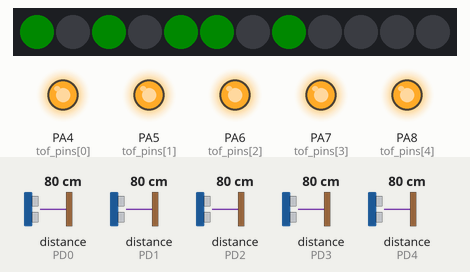
Bench run of a program on a simulated STM32 Black Pill. On the bench: 12 RGB LEDs in strip order, left to right, output pins drawn as LEDs (lit = HIGH). The inputs (shaded band) are chosen by the test bench; at power-on: distance to the obstacle (sensors on PD0, PD1, PD2, PD3, PD4) 80 cm. Dim RGB values are drawn brighter than linear.

Above: at 2.9 s.
3.0 s: distance to the obstacle (sensor on PD0) set to 2 cm
At 4.1 s:
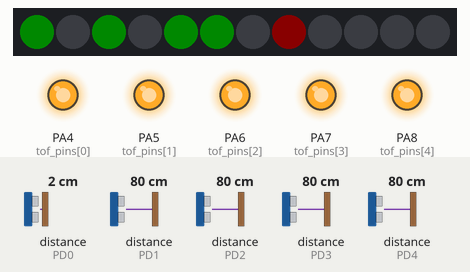
4.7 s: distance to the obstacle (sensor on PD1) set to 2 cm
At 5.2 s:
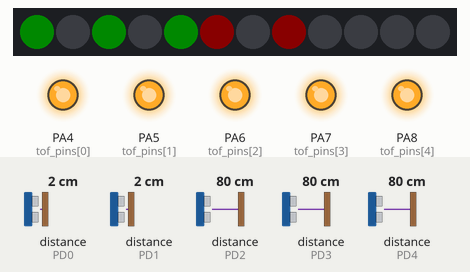
6.4 s: distance to the obstacle (sensor on PD2) set to 2 cm
At 7.5 s:
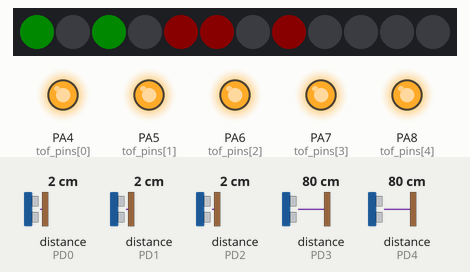
8.0 s: distance to the obstacle (sensor on PD3) set to 2 cm
At 8.5 s:
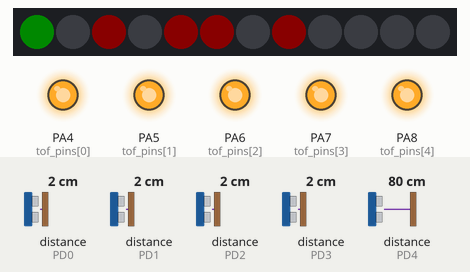
9.5 s: distance to the obstacle (sensor on PD4) set to 2 cm
At 10.7 s:
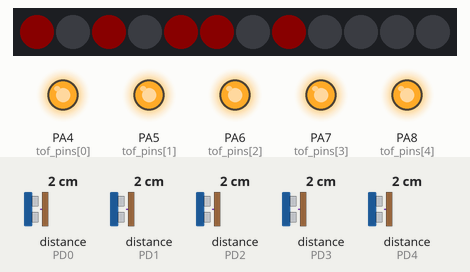
11.0 s: distance to the obstacle (sensor on PD0) set to 18 cm
At 11.8 s:
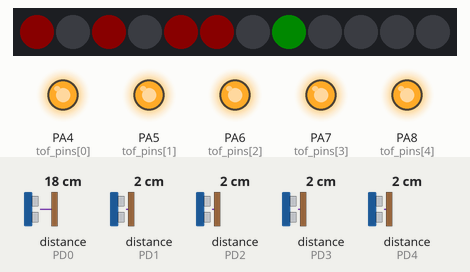
Timing chart, 0 to 13.7 s (numbered marks = the images above; inputs shaded):
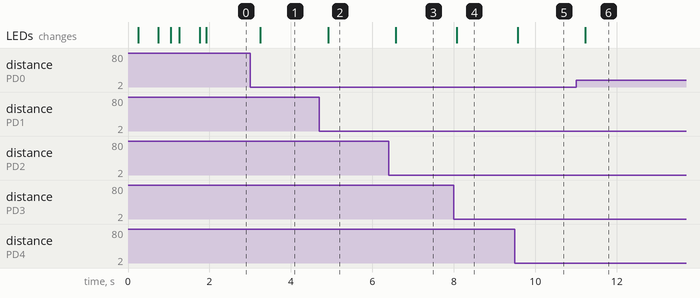

Measured:
- after the input at 3.0 s, the LEDs: change after 0.25 s (image 1)
- after the input at 4.7 s, the LEDs: change after 0.22 s (image 2)
- after the input at 6.4 s, the LEDs: change after 0.18 s (image 3)
- after the input at 8.0 s, the LEDs: change after 0.07 s (image 4)
- after the input at 9.5 s, the LEDs: change after 0.07 s (image 5)
- after the input at 11.0 s, the LEDs: change after 0.23 s (image 6)

The program:

main.cpp
```cpp
#include <Arduino.h>
#include <Adafruit_NeoPixel.h>
#include <VL53L0X.h>
#include <Wire.h>

#define NUMPIXELS 12
#define NeoPixelPIN PA11

#define I2C_SDA PB7
#define I2C_SCL PB6

Adafruit_NeoPixel pixels = Adafruit_NeoPixel(NUMPIXELS, NeoPixelPIN, NEO_GRB + NEO_KHZ800);

HardwareSerial uart1(PA10, PA9); // uart1 is connected to the USB port
HardwareSerial uart2(PA3, PA2);  // uart2 is connected to the main board
HardwareSerial uart3(PC5, PC10); // uart3 is connected to the OpenMV

int tof_pins[] = {PA4, PA5, PA6, PA7, PA8};
int tof_distances[5];
VL53L0X tof_sensors[5];

void i2c_scan()
{
  byte error, address;
  for (address = 1; address < 127; address++)
  {
    Wire.beginTransmission(address);
    error = Wire.endTransmission();

    if (error == 0)
    {
      uart1.print("I2C device found at address 0x");
      if (address < 16)
        uart1.print("0");
      uart1.print(address, HEX);
      uart1.println("  !");
    }
    else if (error == 4)
    {
      uart1.print("Unknown error at address 0x");
      if (address < 16)
        uart1.print("0");
      uart1.println(address, HEX);
    }
  }
}

// initialize I2C
void init_i2c()
{
  Wire.setSCL(I2C_SCL);
  Wire.setSDA(I2C_SDA);
  Wire.begin();
}

// initialize TOF sensors
void init_tof_sensors()
{
  for (int i = 0; i < 5; i++)
  {
    pinMode(tof_pins[i], OUTPUT);
    digitalWrite(tof_pins[i], LOW);
  }
  delay(100);
  for (int i = 0; i < 5; i++)
  {
    digitalWrite(tof_pins[i], HIGH);
    delay(20);
    i2c_scan();
    tof_sensors[i].setTimeout(500);
    if (!tof_sensors[i].init())
    {
      uart1.print(i);
      uart1.println("Failed to detect and initialize sensor!");

      while (1)
        ;
    }
    tof_sensors[i].setAddress(0x30 + i);

    tof_sensors[i].startContinuous(0);

    uart1.println("TOF sensor initialized");
  }
}

// get TOF distances
void get_tof_distances()
{
  for (int i = 0; i < 5; i++)
  {
    tof_distances[i] = tof_sensors[i].readRangeContinuousMillimeters();
  }
}

// initialize NeoPixel
void init_neopixel()
{
  pixels.begin();
  pixels.clear();
  pixels.show();
  pixels.setBrightness(10);
  for (int i = 0; i < NUMPIXELS; i++)
  {
    pixels.setPixelColor(i, pixels.Color(0, 0, 255));
    pixels.show();
    delay(20);
  }
  delay(500);

  pixels.clear();
  pixels.show();
}

void send_tof()
{
  for (int i = 0; i < 5; i++)
  {
    uart1.print(tof_distances[i]);
    uart1.print(" ");
  }
  uart1.println();
  for (int i = 0; i < 5; i++)
  {
    uart2.print(tof_distances[i]);
    uart2.print(" ");
  }
  uart2.println();
}

void setup()
{
  uart2.setRx(PA3);
  uart2.setTx(PA2);

  uart1.begin(115200);
  uart2.begin(115200);

  uart3.begin(115200);
  uart2.println("Hello from the main board");
  init_neopixel();

  init_i2c();

  init_tof_sensors();

  init_neopixel();
}

void loop()
{
  get_tof_distances();
  send_tof();

  pixels.setPixelColor(7, pixels.Color(0, 255, 0));
  pixels.setPixelColor(5, pixels.Color(0, 255, 0));
  pixels.setPixelColor(4, pixels.Color(0, 255, 0));
  pixels.setPixelColor(2, pixels.Color(0, 255, 0));
  pixels.setPixelColor(0, pixels.Color(0, 255, 0));

  if (tof_distances[4] < 100)
  {
    pixels.setPixelColor(0, pixels.Color(255, 0, 0));
  }
  if (tof_distances[3] < 100)
  {
    pixels.setPixelColor(2, pixels.Color(255, 0, 0));
  }
  if (tof_distances[2] < 100)
  {
    pixels.setPixelColor(4, pixels.Color(255, 0, 0));
  }
  if (tof_distances[1] < 100)
  {
    pixels.setPixelColor(5, pixels.Color(255, 0, 0));
  }
  if (tof_distances[0] < 100)
  {
    pixels.setPixelColor(7, pixels.Color(255, 0, 0));
  }
  pixels.show();
  // if(uart1.available())
  // {
  //   char c = uart1.read();
  //   uart2.write(c);
  //   uart1.write(c);
  // }
  // if(uart2.available())
  // {
  //   char c = uart2.read();
  //   uart1.write(c);
  //   uart2.write(c);
  // }
}
```
